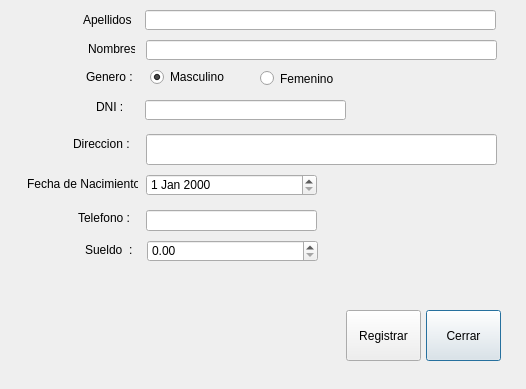
<?xml version="1.0" encoding="UTF-8"?>
<ui version="4.0">
 <class>FrmNewTrabajador</class>
 <widget class="QDialog" name="FrmNewTrabajador">
  <property name="geometry">
   <rect>
    <x>0</x>
    <y>0</y>
    <width>526</width>
    <height>389</height>
   </rect>
  </property>
  <property name="windowTitle">
   <string>Dialog</string>
  </property>
  <widget class="QLabel" name="label_7">
   <property name="geometry">
    <rect>
     <x>73</x>
     <y>134</y>
     <width>71</width>
     <height>20</height>
    </rect>
   </property>
   <property name="text">
    <string>Direccion :</string>
   </property>
  </widget>
  <widget class="QPushButton" name="cmdCerrar">
   <property name="geometry">
    <rect>
     <x>426</x>
     <y>310</y>
     <width>75</width>
     <height>51</height>
    </rect>
   </property>
   <property name="text">
    <string>Cerrar</string>
   </property>
  </widget>
  <widget class="QLineEdit" name="txtNombre">
   <property name="geometry">
    <rect>
     <x>146</x>
     <y>40</y>
     <width>351</width>
     <height>20</height>
    </rect>
   </property>
  </widget>
  <widget class="QLabel" name="label_5">
   <property name="geometry">
    <rect>
     <x>78</x>
     <y>210</y>
     <width>51</width>
     <height>16</height>
    </rect>
   </property>
   <property name="text">
    <string>Telefono :</string>
   </property>
  </widget>
  <widget class="QLabel" name="label_6">
   <property name="geometry">
    <rect>
     <x>85</x>
     <y>240</y>
     <width>51</width>
     <height>20</height>
    </rect>
   </property>
   <property name="text">
    <string>Sueldo  :</string>
   </property>
  </widget>
  <widget class="QPushButton" name="cmdRegistrar">
   <property name="geometry">
    <rect>
     <x>346</x>
     <y>310</y>
     <width>75</width>
     <height>51</height>
    </rect>
   </property>
   <property name="text">
    <string>Registrar</string>
   </property>
  </widget>
  <widget class="QLabel" name="label">
   <property name="geometry">
    <rect>
     <x>88</x>
     <y>42</y>
     <width>47</width>
     <height>13</height>
    </rect>
   </property>
   <property name="text">
    <string>Nombres:</string>
   </property>
  </widget>
  <widget class="QLineEdit" name="txtDni">
   <property name="geometry">
    <rect>
     <x>145</x>
     <y>100</y>
     <width>201</width>
     <height>20</height>
    </rect>
   </property>
  </widget>
  <widget class="QRadioButton" name="rbF">
   <property name="geometry">
    <rect>
     <x>260</x>
     <y>70</y>
     <width>82</width>
     <height>17</height>
    </rect>
   </property>
   <property name="text">
    <string>Femenino</string>
   </property>
  </widget>
  <widget class="QLabel" name="label_2">
   <property name="geometry">
    <rect>
     <x>96</x>
     <y>100</y>
     <width>47</width>
     <height>13</height>
    </rect>
   </property>
   <property name="text">
    <string>DNI :</string>
   </property>
  </widget>
  <widget class="QLineEdit" name="txtTelefono">
   <property name="geometry">
    <rect>
     <x>146</x>
     <y>210</y>
     <width>171</width>
     <height>21</height>
    </rect>
   </property>
  </widget>
  <widget class="QDateEdit" name="deFecha">
   <property name="geometry">
    <rect>
     <x>146</x>
     <y>174</y>
     <width>171</width>
     <height>22</height>
    </rect>
   </property>
  </widget>
  <widget class="QLineEdit" name="txtDireccion">
   <property name="geometry">
    <rect>
     <x>146</x>
     <y>134</y>
     <width>351</width>
     <height>31</height>
    </rect>
   </property>
  </widget>
  <widget class="QLabel" name="label_3">
   <property name="geometry">
    <rect>
     <x>27</x>
     <y>174</y>
     <width>111</width>
     <height>20</height>
    </rect>
   </property>
   <property name="text">
    <string>Fecha de Nacimiento:</string>
   </property>
  </widget>
  <widget class="QLabel" name="label_4">
   <property name="geometry">
    <rect>
     <x>86</x>
     <y>70</y>
     <width>47</width>
     <height>13</height>
    </rect>
   </property>
   <property name="text">
    <string>Genero :</string>
   </property>
  </widget>
  <widget class="QRadioButton" name="rbM_2">
   <property name="geometry">
    <rect>
     <x>150</x>
     <y>67</y>
     <width>82</width>
     <height>20</height>
    </rect>
   </property>
   <property name="text">
    <string>Masculino</string>
   </property>
   <property name="checked">
    <bool>true</bool>
   </property>
  </widget>
  <widget class="QLabel" name="label_8">
   <property name="geometry">
    <rect>
     <x>83</x>
     <y>10</y>
     <width>51</width>
     <height>20</height>
    </rect>
   </property>
   <property name="text">
    <string>Apellidos :</string>
   </property>
  </widget>
  <widget class="QLineEdit" name="txtApellidos">
   <property name="geometry">
    <rect>
     <x>145</x>
     <y>10</y>
     <width>351</width>
     <height>20</height>
    </rect>
   </property>
  </widget>
  <widget class="QDoubleSpinBox" name="dsbSueldo">
   <property name="geometry">
    <rect>
     <x>147</x>
     <y>240</y>
     <width>171</width>
     <height>22</height>
    </rect>
   </property>
  </widget>
 </widget>
 <resources/>
 <connections/>
</ui>
